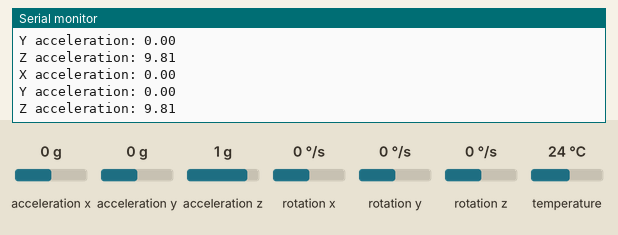
Simulated run of this sketch. Board: ESP32. Parts: the last lines printed to the serial monitor. Inputs (shaded band) come from the test bench; at power-on: acceleration x 0 g, acceleration y 0 g, acceleration z 1 g, rotation x 0 °/s, rotation y 0 °/s, rotation z 0 °/s, temperature 24 °C.

Above: at 1.3 s.
1.4 s: acceleration x set to -1.4 g
At 1.9 s:
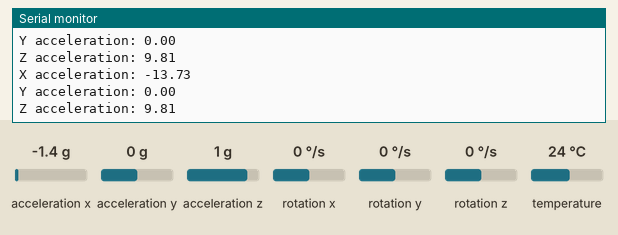
2.9 s: acceleration y set to -1.4 g
At 3.4 s:
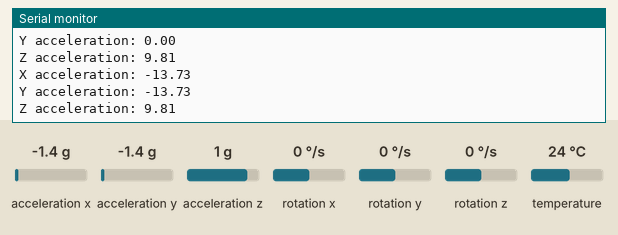
4.4 s: acceleration z set to -1.4 g
At 4.9 s:
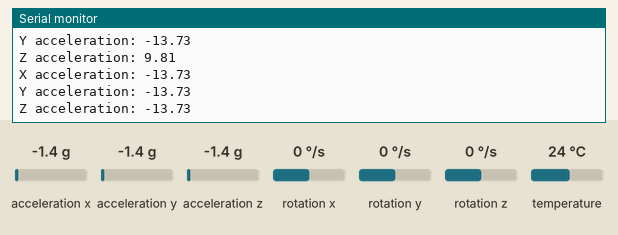

Measured:
- after the input at 1.4 s, the serial monitor: prints a new line after 0.11 s (image 1)
- after the input at 2.9 s, the serial monitor: prints a new line after 0.12 s (image 2)
- after the input at 4.4 s, the serial monitor: prints a new line after 0.13 s (image 3)

The sketch:

02_MPU6050_Test.ino
```cpp
#include <Wire.h>
#include <Adafruit_MPU6050.h>
#include <Adafruit_Sensor.h>

Adafruit_MPU6050 mpu;

void setup() {
  Serial.begin(115200);

  Wire.begin(21, 22);

  if (!mpu.begin()) {
    Serial.println("MPU6050 not detected");
    while (true);
  }

  Serial.println("MPU6050 detected");
}

void loop() {
  sensors_event_t acceleration;
  sensors_event_t rotation;
  sensors_event_t temperature;

  mpu.getEvent(&acceleration, &rotation, &temperature);

  Serial.print("X acceleration: ");
  Serial.println(acceleration.acceleration.x);

  Serial.print("Y acceleration: ");
  Serial.println(acceleration.acceleration.y);

  Serial.print("Z acceleration: ");
  Serial.println(acceleration.acceleration.z);

  delay(500);
}
```
